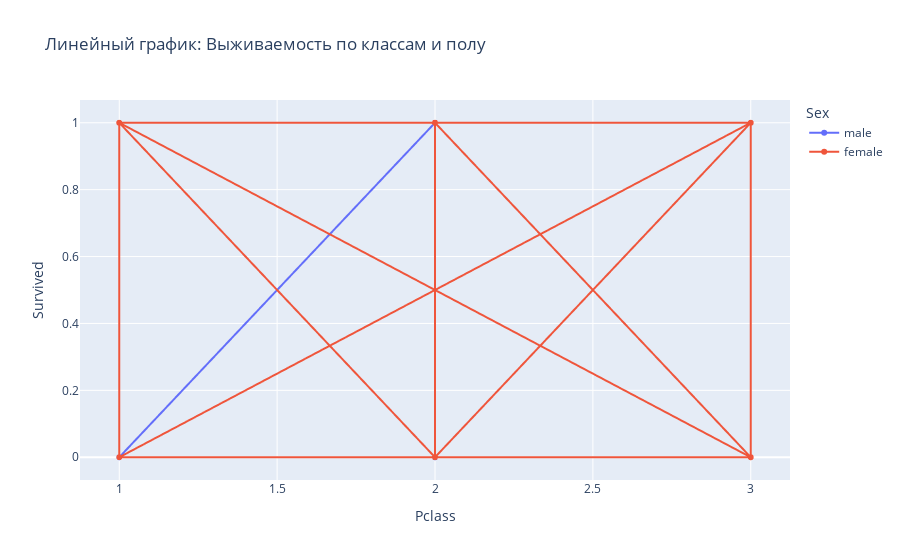

Notebook code cell kept with this figure:
### Markdown cell above
### Интерактивный линейный график: Выживаемость по классам и полу
Этот график показывает, как выживаемость различается по классам и полу пассажиров. Он позволяет динамически исследовать данные и увидеть, как менялась выживаемость в зависимости от этих переменных.

### Code cell
fig = px.line(df, x='Pclass', y='Survived', color='Sex', title="Линейный график: Выживаемость по классам и полу")
fig.update_traces(mode='markers+lines')
fig.show()

### Figure 1 — Plotly figure (JSON) as saved in the notebook; plotly's stock layout.template omitted (floating-point values rounded to 4 significant figures; data arrays with more than 128 entries replaced by an {"elided": "..."} marker saying what was removed)
{"data": [{"hovertemplate": "Sex=male<br>Pclass=%{x}<br>Survived=%{y}<extra></extra>", "legendgroup": "male", "line": {"color": "#636efa", "dash": "solid"}, "marker": {"symbol": "circle"}, "mode": "markers+lines", "name": "male", "showlegend": true, "type": "scattergl", "x": {"elided": "843 int values"}, "xaxis": "x", "y": {"elided": "843 int values"}, "yaxis": "y"}, {"hovertemplate": "Sex=female<br>Pclass=%{x}<br>Survived=%{y}<extra></extra>", "legendgroup": "female", "line": {"color": "#EF553B", "dash": "solid"}, "marker": {"symbol": "circle"}, "mode": "markers+lines", "name": "female", "showlegend": true, "type": "scattergl", "x": {"elided": "466 int values"}, "xaxis": "x", "y": {"elided": "466 int values"}, "yaxis": "y"}], "layout": {"autosize": true, "legend": {"title": {"text": "Sex"}, "tracegroupgap": 0}, "title": {"text": "Линейный график: Выживаемость по классам и полу"}, "xaxis": {"anchor": "y", "autorange": true, "domain": [0, 1], "range": [0.8786, 3.121], "title": {"text": "Pclass"}, "type": "linear"}, "yaxis": {"anchor": "x", "autorange": true, "domain": [0, 1], "range": [-0.08252, 1.083], "title": {"text": "Survived"}, "type": "linear"}}}
